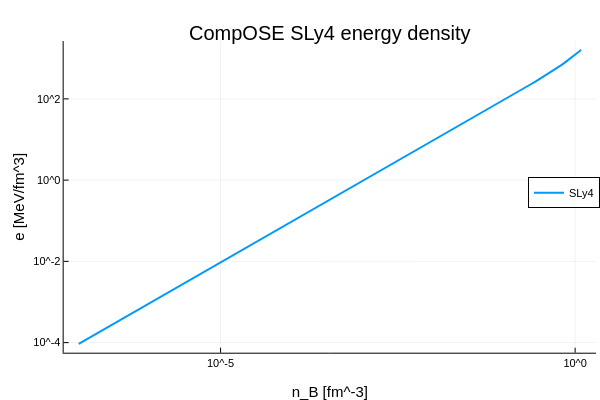

Notebook cell for this chart:
### Code cell
plot(n, e;
    xscale=:log10,
    yscale=:log10,
    xlabel="n_B [fm^-3]",
    ylabel="e [MeV/fm^3]",
    label="SLy4",
    linewidth=2,
    title="CompOSE SLy4 energy density",
    legend=:right
)

### Figure 1 — Plotly figure (JSON) as saved in the notebook; plotly's stock layout.template omitted (floating-point values rounded to 4 significant figures; data arrays with more than 128 entries replaced by an {"elided": "..."} marker saying what was removed)
{"data": [{"colorbar": {"len": 0.8657, "title": "", "x": 0.9934, "y": 0.5087}, "legendgroup": "SLy4", "line": {"color": "rgba(0, 154, 250, 1.000)", "dash": "solid", "shape": "linear", "width": 2}, "mode": "lines", "name": "SLy4", "showlegend": true, "type": "scatter", "x": {"elided": "197 float values"}, "xaxis": "x", "y": {"elided": "197 float values"}, "yaxis": "y"}], "layout": {"annotations": [{"font": {"color": "rgba(0, 0, 0, 1.000)", "family": "sans-serif", "size": 20}, "rotation": 0, "showarrow": false, "text": "CompOSE SLy4 energy density", "x": 0.5498, "xanchor": "center", "xref": "paper", "y": 1, "yanchor": "top", "yref": "paper"}], "height": 400, "legend": {"bgcolor": "rgba(255, 255, 255, 1.000)", "bordercolor": "rgba(0, 0, 0, 1.000)", "borderwidth": 1, "font": {"color": "rgba(0, 0, 0, 1.000)", "family": "sans-serif", "size": 11}, "title": {"font": {"color": "rgba(0, 0, 0, 1.000)", "family": "sans-serif", "size": 15}, "text": ""}, "tracegroupgap": 0, "traceorder": "normal", "x": 1, "xanchor": "right", "y": 0.52, "yanchor": "middle"}, "margin": {"b": 20, "l": 0, "r": 0, "t": 20}, "paper_bgcolor": "rgba(255, 255, 255, 1.000)", "plot_bgcolor": "rgba(255, 255, 255, 1.000)", "showlegend": true, "width": 600, "xaxis": {"anchor": "y", "domain": [0.1061, 0.9934], "gridcolor": "rgba(0, 0, 0, 0.100)", "gridwidth": 0.5, "linecolor": "rgba(0, 0, 0, 1.000)", "mirror": false, "range": [-7.212, 0.2953], "showgrid": true, "showline": true, "showticklabels": true, "tickangle": 0, "tickcolor": "rgb(0, 0, 0)", "tickfont": {"color": "rgba(0, 0, 0, 1.000)", "family": "sans-serif", "size": 11}, "tickmode": "array", "ticks": "inside", "ticktext": ["10^-5", "10^0"], "tickvals": [1e-05, 1], "title": "n_B [fm^-3]", "titlefont": {"color": "rgba(0, 0, 0, 1.000)", "family": "sans-serif", "size": 15}, "type": "log", "visible": true, "zeroline": false, "zerolinecolor": "rgba(0, 0, 0, 1.000)"}, "yaxis": {"anchor": "x", "domain": [0.07581, 0.9415], "gridcolor": "rgba(0, 0, 0, 0.100)", "gridwidth": 0.5, "linecolor": "rgba(0, 0, 0, 1.000)", "mirror": false, "range": [-4.248, 3.423], "showgrid": true, "showline": true, "showticklabels": true, "tickangle": 0, "tickcolor": "rgb(0, 0, 0)", "tickfont": {"color": "rgba(0, 0, 0, 1.000)", "family": "sans-serif", "size": 11}, "tickmode": "array", "ticks": "inside", "ticktext": ["10^-4", "10^-2", "10^0", "10^2"], "tickvals": [0.0001, 0.01, 1, 100], "title": "e [MeV/fm^3]", "titlefont": {"color": "rgba(0, 0, 0, 1.000)", "family": "sans-serif", "size": 15}, "type": "log", "visible": true, "zeroline": false, "zerolinecolor": "rgba(0, 0, 0, 1.000)"}}}
